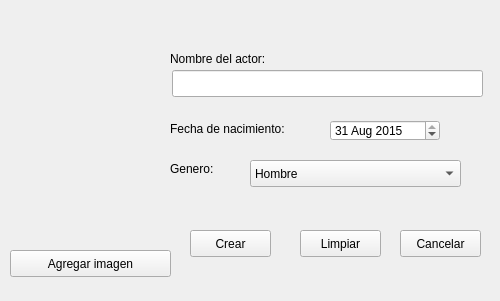
<?xml version="1.0" encoding="UTF-8"?>
<ui version="4.0">
 <class>crear_actor</class>
 <widget class="QMainWindow" name="crear_actor">
  <property name="geometry">
   <rect>
    <x>0</x>
    <y>0</y>
    <width>500</width>
    <height>301</height>
   </rect>
  </property>
  <property name="windowTitle">
   <string>crear_actor</string>
  </property>
  <widget class="QWidget" name="centralWidget">
   <widget class="QLabel" name="imagen_label">
    <property name="geometry">
     <rect>
      <x>10</x>
      <y>20</y>
      <width>151</width>
      <height>201</height>
     </rect>
    </property>
    <property name="text">
     <string/>
    </property>
    <property name="pixmap">
     <pixmap>img/0.jpg</pixmap>
    </property>
    <property name="scaledContents">
     <bool>true</bool>
    </property>
    <property name="wordWrap">
     <bool>false</bool>
    </property>
   </widget>
   <widget class="QLineEdit" name="nombre_in">
    <property name="geometry">
     <rect>
      <x>172</x>
      <y>70</y>
      <width>311</width>
      <height>27</height>
     </rect>
    </property>
   </widget>
   <widget class="QPushButton" name="boton_imagen">
    <property name="geometry">
     <rect>
      <x>10</x>
      <y>250</y>
      <width>161</width>
      <height>27</height>
     </rect>
    </property>
    <property name="text">
     <string>Agregar imagen</string>
    </property>
   </widget>
   <widget class="QLabel" name="label_2">
    <property name="geometry">
     <rect>
      <x>170</x>
      <y>50</y>
      <width>201</width>
      <height>17</height>
     </rect>
    </property>
    <property name="text">
     <string>Nombre del actor:</string>
    </property>
   </widget>
   <widget class="QLabel" name="label_3">
    <property name="geometry">
     <rect>
      <x>170</x>
      <y>120</y>
      <width>151</width>
      <height>17</height>
     </rect>
    </property>
    <property name="text">
     <string>Fecha de nacimiento:</string>
    </property>
   </widget>
   <widget class="QDateEdit" name="nacimiento_in">
    <property name="geometry">
     <rect>
      <x>330</x>
      <y>120</y>
      <width>110</width>
      <height>21</height>
     </rect>
    </property>
    <property name="dateTime">
     <datetime>
      <hour>7</hour>
      <minute>0</minute>
      <second>0</second>
      <year>2015</year>
      <month>8</month>
      <day>31</day>
     </datetime>
    </property>
    <property name="maximumDate">
     <date>
      <year>7915</year>
      <month>8</month>
      <day>31</day>
     </date>
    </property>
    <property name="minimumDate">
     <date>
      <year>1753</year>
      <month>9</month>
      <day>14</day>
     </date>
    </property>
   </widget>
   <widget class="QLabel" name="label_4">
    <property name="geometry">
     <rect>
      <x>170</x>
      <y>160</y>
      <width>67</width>
      <height>17</height>
     </rect>
    </property>
    <property name="text">
     <string>Genero:</string>
    </property>
   </widget>
   <widget class="QPushButton" name="boton_crear">
    <property name="geometry">
     <rect>
      <x>190</x>
      <y>230</y>
      <width>81</width>
      <height>27</height>
     </rect>
    </property>
    <property name="text">
     <string>Crear</string>
    </property>
   </widget>
   <widget class="QPushButton" name="boton_limpiar">
    <property name="geometry">
     <rect>
      <x>300</x>
      <y>230</y>
      <width>81</width>
      <height>27</height>
     </rect>
    </property>
    <property name="text">
     <string>Limpiar</string>
    </property>
   </widget>
   <widget class="QPushButton" name="boton_cancelar">
    <property name="geometry">
     <rect>
      <x>400</x>
      <y>230</y>
      <width>81</width>
      <height>27</height>
     </rect>
    </property>
    <property name="text">
     <string>Cancelar</string>
    </property>
   </widget>
   <widget class="QComboBox" name="genero">
    <property name="geometry">
     <rect>
      <x>250</x>
      <y>160</y>
      <width>211</width>
      <height>27</height>
     </rect>
    </property>
    <item>
     <property name="text">
      <string>Hombre</string>
     </property>
    </item>
    <item>
     <property name="text">
      <string>Mujer</string>
     </property>
    </item>
   </widget>
  </widget>
 </widget>
 <layoutdefault spacing="6" margin="11"/>
 <resources/>
 <connections/>
</ui>
